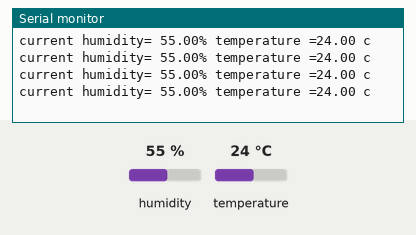
Recording of a sketch running on a simulated Arduino Uno, built with avr-gcc and run on an emulated ATmega328P. On the bench: the last lines printed to the serial monitor. The test bench sets the inputs (shaded band); at power-on: humidity 55 %, temperature 24 °C.

Above: at 3.2 s.
3.3 s: humidity set to 22 %
At 5.5 s:
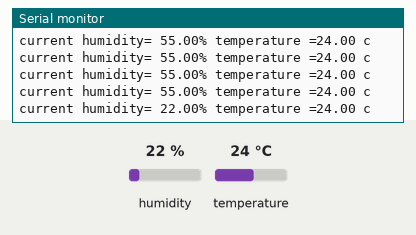
6.5 s: temperature set to 12 °C
At 7.1 s:
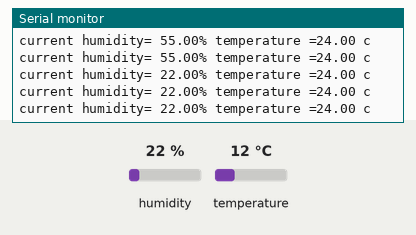
9.7 s: humidity set to 40 %
At 10.4 s:
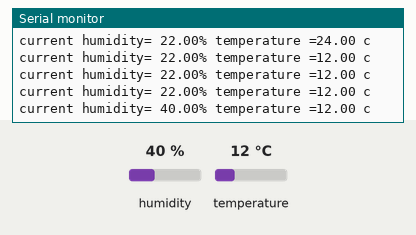
Timing chart, 0 to 12.7 s (numbered marks = the images above; inputs shaded):
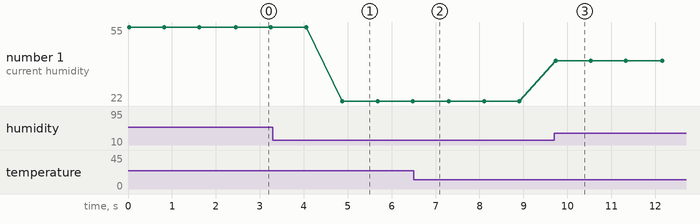

The sketch:

esp8266_dht11.ino
```cpp
#include "DHT.h"
#define DHTTYPE DHT11
DHT dht(5,DHTTYPE);

void setup(void) {
  dht.begin();
  Serial.begin(115200);


}

void loop() {
  float h=dht.readHumidity();
  float t=dht.readTemperature();
  Serial.print("current humidity= ");
  Serial.print(h);
  Serial.print("% ");
  Serial.print("temperature =");
  Serial.print(t);
  Serial.println(" c ");
  delay(800);

}
```

Measured:
- after the input at 3.3 s, the serial monitor: prints a new line after 1.6 s (image 1)
- after the input at 9.7 s, the serial monitor: prints a new line at once (image 3)
- plotted number 1: 55 → 22 after the input at 3.3 s, 22 → 40 after the input at 9.7 s
